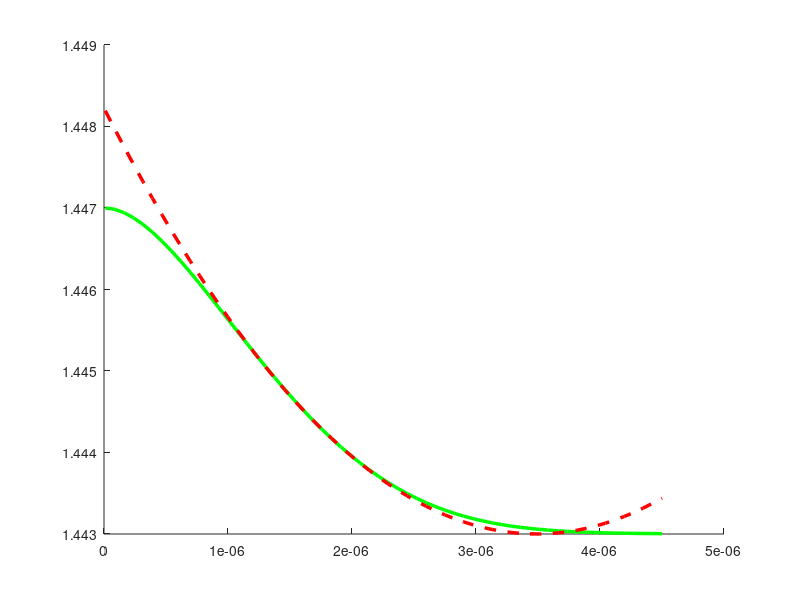

This chart was generated by the following MATLAB code: (Note: this script raises an error after producing the figure.)
% Refractive index and group velocity approximation for LP01 mode 
close all
clear all
clc

%% Variables declaration
mu0 = 4*pi*1e-7;              %%% Magnetic permeability
eps0 = 8.8542e-12;            %%% Electric permitivity
c = 1/sqrt(mu0*eps0);         %%% Light speed
a = 4.5e-6;                   %%% Fiber core radius
n1 = 1.447;                   %%% Fiber core refractive index
n2 = 1.443;                   %%% Fiber cladding refractive index
Vmonomode = 2.405;            %%% V for monomode regime
lambda_monomode = 2*pi*a*sqrt((n1^2 - n2^2))/Vmonomode;

%%%%%%%%%%%%%%%%%%%%%%%%%%%
Points_X = 20000;
Points_L = 60; %110;
l0 = 0;                                     %%% Bessel function order l
lambdamax = 4.5e-6;                         %%% Maximum wavelenght
neff = zeros(1,Points_L);                     %%% Neff empty variable
beta = zeros(1,Points_L);                     %%% Beta'' empty variable
neff_approx = zeros(1,Points_L);              %%% Neff approx empty variable
lambda = linspace(1e-8,lambdamax,Points_L);   %%% Wavelenghts under study

%%%%%%%%%%%%%%%%%%%%%%%%%%%
for i = 1:Points_L
    %% RHS and LHS calculation
    V = 2*pi*a*sqrt((n1^2 - n2^2))/lambda(i);   %%% V calculation
    X = linspace(0,V,Points_X);                   %%% Fixed variable to act as x axis X=kt*a              
    Y = real(sqrt(V.^2-X.^2));                  %%% Relationship X,Y
    LHS0 = -X.*besselj(l0-1,X)./besselj(l0,X);  %%% Left hand side of dispersion relation 
    RHS0 = Y.*besselk(l0-1,Y)./besselk(l0,Y);   %%% Right hand side of dispersion relation 

    %% Find LP01 solution
    minDistance = inf;
    distances = zeros(1,length(LHS0));
    for ni = 1 : length(LHS0)
        distances(ni) = abs(LHS0(ni) - RHS0(ni));
        if distances(ni) < minDistance
          minXindex = ni;
          minDistance = distances(ni);
        else
          break
        end
    end
  
    %% Propagation parameters calculation
    XLP01 = X(minXindex);
    YLP01 = Y(minXindex);
    wLP01 = sqrt((XLP01^2 + YLP01^2)/(mu0*eps0*(n1^2-n2^2)*a^2));
    ktLP01 = XLP01/a;
    gammaLP01 = YLP01/a;
    beta0 = (wLP01/c*n1 + wLP01/c*n2)/2;
    delta_beta = (n1^2*wLP01^2*mu0*eps0-beta0^2-ktLP01^2)/(2*beta0);
    beta(i) = beta0+delta_beta;
    neff(i) = beta(i)/(wLP01*sqrt(mu0*eps0));

    %% Effective refractive index approximation calculation
    neff_approx(i) = n2+(n1-n2)*(1.1428-0.996/V)^2;
end

window = ((lambda >= 1e-6)&(lambda <= 1.6e-6));

lambda_vg = nonzeros(lambda.*window)';
omega_vg = 2*pi*c./lambda_vg;

beta_vg = nonzeros(beta.*window)';

vg = diff(omega_vg)./diff(beta_vg);

%% Plots
%%%%%% Neff real and approximation %%%%%%
figure('Renderer', 'painters', 'Position', [400 50 900 700])
hold on
plot(lambda,neff,'-g','LineWidth',2.5)
plot(lambda,neff_approx,'--r','LineWidth',2.5)
xline(lambda_monomode,'-.','LineWidth',2);

%%% Draw arrow
x = [0.4 0.7];
y = [0.7 0.7];
annotation('textarrow',x,y)

%%% Insert text
xclad = 1.5e-6;
yclad = 1.446;
str = 'Monomodal region';
text(xclad,yclad,str)

%%% Other plot settings
title('Neff(lambda)');
xlabel('Wavelenght(m)');
ylabel('Neff');
axis([0 lambdamax 1.443 1.447])
legend('Real', 'Gaussian')
ax = gca;
ax.XAxis.Exponent = -6;
set(findall(gcf,'type','text'),'FontSize',30);
set(gca,'FontSize',30);
grid;

%%%%%% Group velocity %%%%%%
figure('Renderer', 'painters', 'Position', [400 50 900 700])
hold on
plot(lambda_vg(1:end-1),vg,'-g','LineWidth',2.5)
xline(lambda_monomode,'-.','LineWidth',2);

%%% Draw arrow
x = [0.53 0.83];
y = [0.7 0.7];
annotation('textarrow',x,y)

%%% Insert text
xclad = 1.3e-6;
yclad = 2.0714e8;
str = 'Monomodal region';
text(xclad,yclad,str)

%%% Other plot settings
title('Vg(lambda)');
xlabel('Wavelenght(m)');
ylabel('Vg');
legend('Real', 'Gaussian')
axis([lambda_vg(1) lambda_vg(end) 2.0708*1e8 2.0716*1e8])
ax = gca;
ax.XAxis.Exponent = -6;
ax.YAxis.Exponent = 8;
set(findall(gcf,'type','text'),'FontSize',30);
set(gca,'FontSize',30);
grid;
